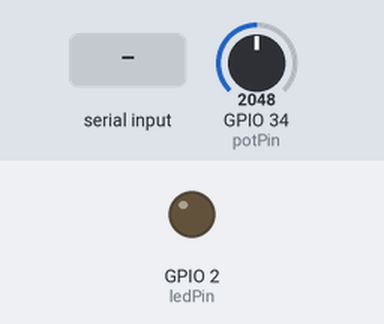
The sketch below on a simulated ESP32. On the bench: output pins drawn as LEDs (lit = HIGH). Inputs (shaded band) come from the test bench; at power-on: GPIO 34 (potPin) = 2048. What the sketch prints to the serial monitor is not drawn.

Above: at 1.2 s.
1.3 s: "H" received over Serial
At 2.5 s:
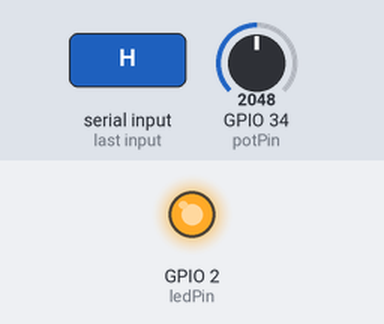
2.8 s: "L" received over Serial
At 4.0 s:
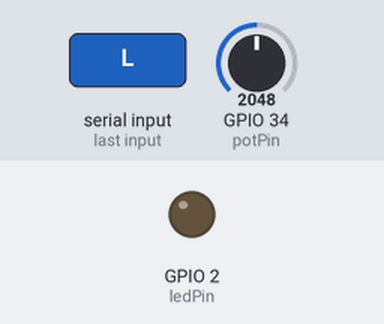
Timing chart, 0 to 5.8 s (numbered marks = the images above; inputs shaded):
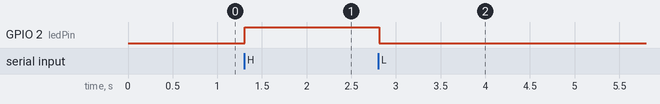

Measured:
- after the input at 1.3 s, GPIO 2 (ledPin): LOW → HIGH at once
- after the input at 2.8 s, GPIO 2 (ledPin): HIGH → LOW at once

The sketch:

PM_P5.jsESP32VisualizerDashboard.ino
```cpp
const int potPin = 34;
const int ledPin = 2;

void setup() {
  Serial.begin(115200);
  pinMode(ledPin, OUTPUT);
}

void loop() {
  int potValue = analogRead(potPin);
  Serial.println(potValue);

  if (Serial.available() > 0) {
    char command = Serial.read();
    if (command == 'H') digitalWrite(ledPin, HIGH);
    if (command == 'L') digitalWrite(ledPin, LOW);
  }
  delay(50);
}
```
